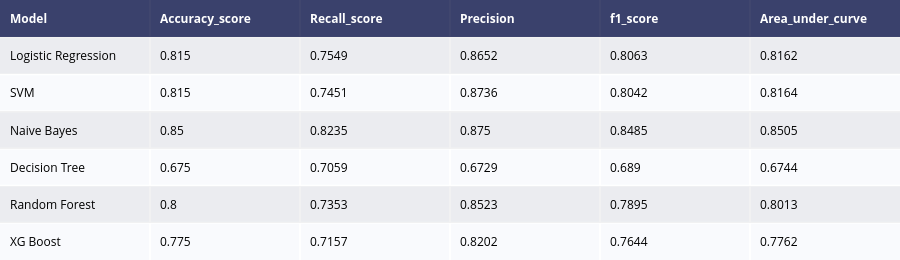

The cell this chart's notebook holds for it:
### Code cell
# Outputs for model

model1 = model_report(lr, X_train,X_test,Y_train,Y_test,"Logistic Regression" )
model2 = model_report(sv, X_train,X_test,Y_train,Y_test,"SVM")
model3 = model_report(nb, X_train,X_test,Y_train,Y_test,"Naive Bayes")

# Hyperparameter tuning
dtc = DecisionTreeClassifier(max_depth=10,
                             random_state=123,
                             splitter = 'best',
                             criterion = 'gini')
model4 = model_report(dtc,X_train,X_test,Y_train,Y_test,"Decision Tree")
rfc = RandomForestClassifier(n_estimators=2000,
                             random_state=123,
                             max_depth=10,
                             criterion="gini")
model5 = model_report(rfc,X_train,X_test,Y_train,Y_test,"Random Forest")
model6 = model_report(xgb_model, X_train, X_test, Y_train, Y_test , "XG Boost")


# concat all models
model_performances = pd.concat([model1, model2, model3, model4, model5, model6], axis=0).reset_index()
model_performances = model_performances.drop(columns="index",axis=1)

table = ff.create_table(np.round(model_performances,4))
py.iplot(table)

### Figure 1 — Plotly figure (JSON) as saved in the notebook; plotly's stock layout.template omitted (floating-point values rounded to 4 significant figures)
{"data": [{"colorscale": [[0, "#00083e"], [0.5, "#ededee"], [1, "#ffffff"]], "hoverinfo": "none", "opacity": 0.75, "showscale": false, "type": "heatmap", "z": [[0, 0, 0, 0, 0, 0], [0.5, 0.5, 0.5, 0.5, 0.5, 0.5], [1, 1, 1, 1, 1, 1], [0.5, 0.5, 0.5, 0.5, 0.5, 0.5], [1, 1, 1, 1, 1, 1], [0.5, 0.5, 0.5, 0.5, 0.5, 0.5], [1, 1, 1, 1, 1, 1]]}], "layout": {"annotations": [{"align": "left", "font": {"color": "#ffffff"}, "showarrow": false, "text": "<b>Model</b>", "x": -0.45, "xanchor": "left", "xref": "x", "y": 0, "yref": "y"}, {"align": "left", "font": {"color": "#ffffff"}, "showarrow": false, "text": "<b>Accuracy_score</b>", "x": 0.55, "xanchor": "left", "xref": "x", "y": 0, "yref": "y"}, {"align": "left", "font": {"color": "#ffffff"}, "showarrow": false, "text": "<b>Recall_score</b>", "x": 1.55, "xanchor": "left", "xref": "x", "y": 0, "yref": "y"}, {"align": "left", "font": {"color": "#ffffff"}, "showarrow": false, "text": "<b>Precision</b>", "x": 2.55, "xanchor": "left", "xref": "x", "y": 0, "yref": "y"}, {"align": "left", "font": {"color": "#ffffff"}, "showarrow": false, "text": "<b>f1_score</b>", "x": 3.55, "xanchor": "left", "xref": "x", "y": 0, "yref": "y"}, {"align": "left", "font": {"color": "#ffffff"}, "showarrow": false, "text": "<b>Area_under_curve</b>", "x": 4.55, "xanchor": "left", "xref": "x", "y": 0, "yref": "y"}, {"align": "left", "font": {"color": "#000000"}, "showarrow": false, "text": "Logistic Regression", "x": -0.45, "xanchor": "left", "xref": "x", "y": 1, "yref": "y"}, {"align": "left", "font": {"color": "#000000"}, "showarrow": false, "text": "0.815", "x": 0.55, "xanchor": "left", "xref": "x", "y": 1, "yref": "y"}, {"align": "left", "font": {"color": "#000000"}, "showarrow": false, "text": "0.7549", "x": 1.55, "xanchor": "left", "xref": "x", "y": 1, "yref": "y"}, {"align": "left", "font": {"color": "#000000"}, "showarrow": false, "text": "0.8652", "x": 2.55, "xanchor": "left", "xref": "x", "y": 1, "yref": "y"}, {"align": "left", "font": {"color": "#000000"}, "showarrow": false, "text": "0.8063", "x": 3.55, "xanchor": "left", "xref": "x", "y": 1, "yref": "y"}, {"align": "left", "font": {"color": "#000000"}, "showarrow": false, "text": "0.8162", "x": 4.55, "xanchor": "left", "xref": "x", "y": 1, "yref": "y"}, {"align": "left", "font": {"color": "#000000"}, "showarrow": false, "text": "SVM", "x": -0.45, "xanchor": "left", "xref": "x", "y": 2, "yref": "y"}, {"align": "left", "font": {"color": "#000000"}, "showarrow": false, "text": "0.815", "x": 0.55, "xanchor": "left", "xref": "x", "y": 2, "yref": "y"}, {"align": "left", "font": {"color": "#000000"}, "showarrow": false, "text": "0.7451", "x": 1.55, "xanchor": "left", "xref": "x", "y": 2, "yref": "y"}, {"align": "left", "font": {"color": "#000000"}, "showarrow": false, "text": "0.8736", "x": 2.55, "xanchor": "left", "xref": "x", "y": 2, "yref": "y"}, {"align": "left", "font": {"color": "#000000"}, "showarrow": false, "text": "0.8042", "x": 3.55, "xanchor": "left", "xref": "x", "y": 2, "yref": "y"}, {"align": "left", "font": {"color": "#000000"}, "showarrow": false, "text": "0.8164", "x": 4.55, "xanchor": "left", "xref": "x", "y": 2, "yref": "y"}, {"align": "left", "font": {"color": "#000000"}, "showarrow": false, "text": "Naive Bayes", "x": -0.45, "xanchor": "left", "xref": "x", "y": 3, "yref": "y"}, {"align": "left", "font": {"color": "#000000"}, "showarrow": false, "text": "0.85", "x": 0.55, "xanchor": "left", "xref": "x", "y": 3, "yref": "y"}, {"align": "left", "font": {"color": "#000000"}, "showarrow": false, "text": "0.8235", "x": 1.55, "xanchor": "left", "xref": "x", "y": 3, "yref": "y"}, {"align": "left", "font": {"color": "#000000"}, "showarrow": false, "text": "0.875", "x": 2.55, "xanchor": "left", "xref": "x", "y": 3, "yref": "y"}, {"align": "left", "font": {"color": "#000000"}, "showarrow": false, "text": "0.8485", "x": 3.55, "xanchor": "left", "xref": "x", "y": 3, "yref": "y"}, {"align": "left", "font": {"color": "#000000"}, "showarrow": false, "text": "0.8505", "x": 4.55, "xanchor": "left", "xref": "x", "y": 3, "yref": "y"}, {"align": "left", "font": {"color": "#000000"}, "showarrow": false, "text": "Decision Tree", "x": -0.45, "xanchor": "left", "xref": "x", "y": 4, "yref": "y"}, {"align": "left", "font": {"color": "#000000"}, "showarrow": false, "text": "0.675", "x": 0.55, "xanchor": "left", "xref": "x", "y": 4, "yref": "y"}, {"align": "left", "font": {"color": "#000000"}, "showarrow": false, "text": "0.7059", "x": 1.55, "xanchor": "left", "xref": "x", "y": 4, "yref": "y"}, {"align": "left", "font": {"color": "#000000"}, "showarrow": false, "text": "0.6729", "x": 2.55, "xanchor": "left", "xref": "x", "y": 4, "yref": "y"}, {"align": "left", "font": {"color": "#000000"}, "showarrow": false, "text": "0.689", "x": 3.55, "xanchor": "left", "xref": "x", "y": 4, "yref": "y"}, {"align": "left", "font": {"color": "#000000"}, "showarrow": false, "text": "0.6744", "x": 4.55, "xanchor": "left", "xref": "x", "y": 4, "yref": "y"}, {"align": "left", "font": {"color": "#000000"}, "showarrow": false, "text": "Random Forest", "x": -0.45, "xanchor": "left", "xref": "x", "y": 5, "yref": "y"}, {"align": "left", "font": {"color": "#000000"}, "showarrow": false, "text": "0.8", "x": 0.55, "xanchor": "left", "xref": "x", "y": 5, "yref": "y"}, {"align": "left", "font": {"color": "#000000"}, "showarrow": false, "text": "0.7353", "x": 1.55, "xanchor": "left", "xref": "x", "y": 5, "yref": "y"}, {"align": "left", "font": {"color": "#000000"}, "showarrow": false, "text": "0.8523", "x": 2.55, "xanchor": "left", "xref": "x", "y": 5, "yref": "y"}, {"align": "left", "font": {"color": "#000000"}, "showarrow": false, "text": "0.7895", "x": 3.55, "xanchor": "left", "xref": "x", "y": 5, "yref": "y"}, {"align": "left", "font": {"color": "#000000"}, "showarrow": false, "text": "0.8013", "x": 4.55, "xanchor": "left", "xref": "x", "y": 5, "yref": "y"}, {"align": "left", "font": {"color": "#000000"}, "showarrow": false, "text": "XG Boost", "x": -0.45, "xanchor": "left", "xref": "x", "y": 6, "yref": "y"}, {"align": "left", "font": {"color": "#000000"}, "showarrow": false, "text": "0.775", "x": 0.55, "xanchor": "left", "xref": "x", "y": 6, "yref": "y"}, {"align": "left", "font": {"color": "#000000"}, "showarrow": false, "text": "0.7157", "x": 1.55, "xanchor": "left", "xref": "x", "y": 6, "yref": "y"}, {"align": "left", "font": {"color": "#000000"}, "showarrow": false, "text": "0.8202", "x": 2.55, "xanchor": "left", "xref": "x", "y": 6, "yref": "y"}, {"align": "left", "font": {"color": "#000000"}, "showarrow": false, "text": "0.7644", "x": 3.55, "xanchor": "left", "xref": "x", "y": 6, "yref": "y"}, {"align": "left", "font": {"color": "#000000"}, "showarrow": false, "text": "0.7762", "x": 4.55, "xanchor": "left", "xref": "x", "y": 6, "yref": "y"}], "height": 260, "margin": {"b": 0, "l": 0, "r": 0, "t": 0}, "xaxis": {"dtick": 1, "gridwidth": 2, "showticklabels": false, "tick0": -0.5, "ticks": "", "zeroline": false}, "yaxis": {"autorange": "reversed", "dtick": 1, "gridwidth": 2, "showticklabels": false, "tick0": 0.5, "ticks": "", "zeroline": false}}}
